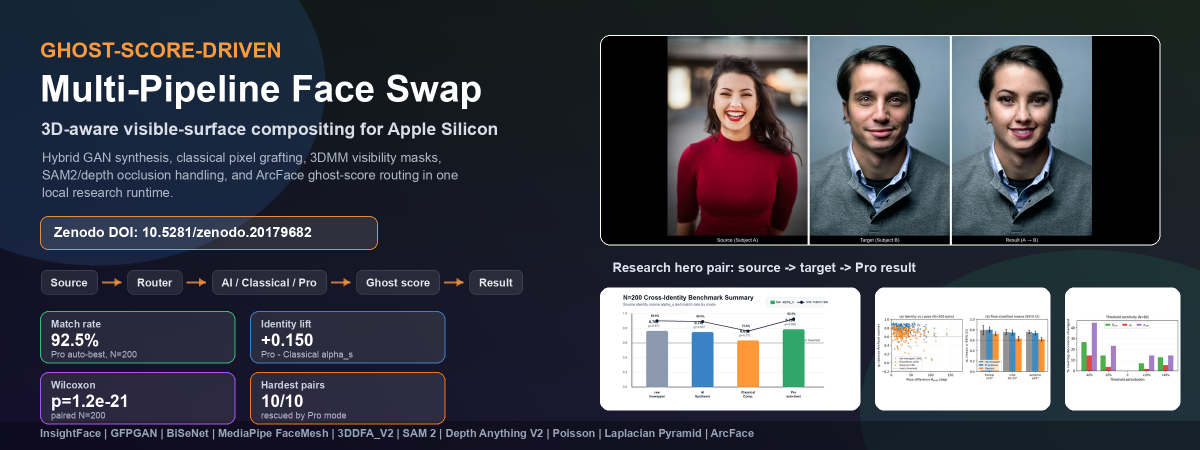
#> input picture docs/banner.png, 2400 x 900 px, found by its file name (shown at 1/2 size)
$ python build_demo.py
#> lines starting #> are read from the running program, lines starting #| are printed output that depends on the picture
"""Build a demo video of the Face Swap web app.

Captures real screenshots from the running FastAPI app at localhost:8000
using Playwright, then stitches them together with title cards, captions
and result reveals into a polished MP4 suitable for GitHub upload.
"""

from __future__ import annotations

import os
import shutil
import subprocess
import sys
import tempfile
import time
from pathlib import Path

from PIL import Image, ImageDraw, ImageFont

W, H = 1920, 1080  # 1080p
FPS = 30


def font(size: int, bold: bool = False) -> ImageFont.FreeTypeFont:
    for fp in ['/System/Library/Fonts/Supplemental/Arial Bold.ttf',
               '/Library/Fonts/Arial Bold.ttf',
               '/System/Library/Fonts/Supplemental/Arial.ttf',
               '/Library/Fonts/Arial.ttf']:
        if 'Bold' not in fp and bold:
            continue
        if os.path.exists(fp):
            return ImageFont.truetype(fp, size)
    return ImageFont.load_default()


def gradient_bg(w: int = W, h: int = H,
                top=(12, 14, 18), bot=(28, 32, 42)) -> Image.Image:
    g = Image.new('RGB', (w, h))
    gd = ImageDraw.Draw(g)
    for y in range(h):
        t = y / h
        gd.line([(0, y), (w, y)],
                 fill=tuple(int(top[i] + (bot[i] - top[i]) * t) for i in range(3)))
    return g


def title_card(headline: str, subline: str = '') -> Image.Image:
    img = gradient_bg()
    d = ImageDraw.Draw(img)
    fb = font(78, bold=True)
    bbox = d.textbbox((0, 0), headline, font=fb)
    tw, th = bbox[2] - bbox[0], bbox[3] - bbox[1]
    d.text(((W - tw) // 2, H // 2 - 80), headline,
           fill=(255, 255, 255), font=fb)
    if subline:
        fs = font(36)
        bbox = d.textbbox((0, 0), subline, font=fs)
        tw = bbox[2] - bbox[0]
        d.text(((W - tw) // 2, H // 2 + 20), subline,
               fill=(180, 190, 200), font=fs)
    return img


def frame_with_caption(content: Image.Image, caption_top: str = '',
                       caption_bot: str = '') -> Image.Image:
    """Place content centred, with bg gradient + optional captions."""
    bg = gradient_bg()
    d = ImageDraw.Draw(bg)
    if caption_top:
        ft = font(38, bold=True)
        bbox = d.textbbox((0, 0), caption_top, font=ft)
        tw = bbox[2] - bbox[0]
        d.text(((W - tw) // 2, 50), caption_top,
               fill=(255, 255, 255), font=ft)
    # Centre content
    cw, ch = content.size
    max_w, max_h = W - 200, H - 280
    s = min(max_w / cw, max_h / ch, 1.0)
    if s < 1.0:
        content = content.resize((int(cw * s), int(ch * s)), Image.LANCZOS)
        cw, ch = content.size
    cx = (W - cw) // 2
    cy = (H - ch) // 2 + (30 if caption_top else 0)
    # Drop shadow
    shadow = Image.new('RGBA', (cw + 40, ch + 40), (0, 0, 0, 0))
    ImageDraw.Draw(shadow).rectangle(
        [20, 20, cw + 20, ch + 20], fill=(0, 0, 0, 100))
    bg.paste(shadow, (cx - 20, cy - 20), shadow)
    bg.paste(content, (cx, cy))
    if caption_bot:
        fb = font(24)
        bbox = d.textbbox((0, 0), caption_bot, font=fb)
        tw = bbox[2] - bbox[0]
        d = ImageDraw.Draw(bg)
        d.text(((W - tw) // 2, H - 80), caption_bot,
               fill=(170, 180, 190), font=fb)
    return bg


# [40 lines left out: function grab_ui_screenshots, not called in this run]


def cmd_run(args, **kw):
    print(f'$ {" ".join(args)}')
    return subprocess.run(args, check=True, **kw)


def main():
    project = Path('/Users/karanchandradey/Face Swap')
    figs = project / 'paper/figures'
    docs = project / 'docs'
    docs.mkdir(exist_ok=True)
    ui_dir = docs / 'ui_shots'
    frames_dir = Path(tempfile.mkdtemp(prefix='demo_frames_'))
    print('frames -> ', frames_dir)

    # Step 1: capture UI screenshots if not already present
    if not (ui_dir / '04_options.png').exists():
        print('[1/4] capturing UI from localhost:8000...')
        grab_ui_screenshots(ui_dir)
    else:
        print('[1/4] UI screenshots already present')

    # Step 2: build the frame list
    print('[2/4] composing frames...')
    timeline = []  # (image, hold_seconds)

    # Intro title
    timeline += [
        (title_card('Ghost-Score-Driven', 'Multi-Pipeline Face Swap'), 2.5),
        (title_card('Apple-Silicon Native', 'On-device. No cloud.'), 2.0),
    ]
#> in gradient_bg, `g = Image.new('RGB', (w, h))`: g: PIL image 1920x1080 RGB; every value is 0
#> in title_card, `img = gradient_bg()`:
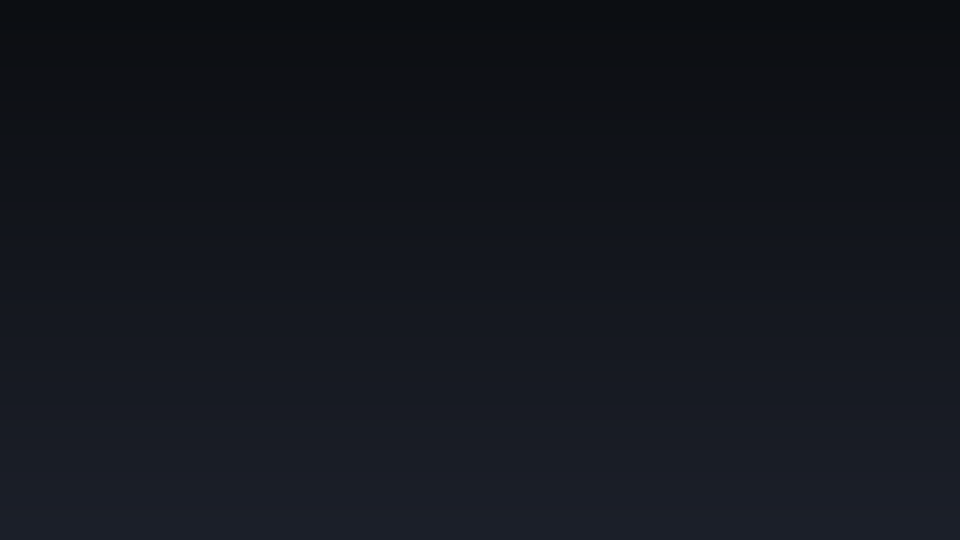
#> img: PIL image 1920x1080 RGB (shown at 1/2 size); mean R, G, B 19.5, 22.5, 29.5
#> in title_card, `bbox = d.textbbox((0, 0), headline, font=fb)`: bbox = (0, 2, 90, 10)
#> in title_card, `tw, th = bbox[2] - bbox[0], bbox[3] - bbox[1]`: tw = 90; th = 8
#> in title_card, `bbox = d.textbbox((0, 0), subline, font=fs)`: bbox = (0, 2, 119, 12)
#> in title_card, `tw = bbox[2] - bbox[0]`: tw = 119

    # Show banner
    banner = Image.open(docs / 'banner.png').convert('RGB')
#> banner is the input picture: PIL image 2400x900 RGB; mean R, G, B 70.6, 73, 82.3
    timeline.append((frame_with_caption(banner), 3.0))
#> in frame_with_caption, `content = content.resize((int(cw * s), int(ch * s)), Image.LANCZOS)`:
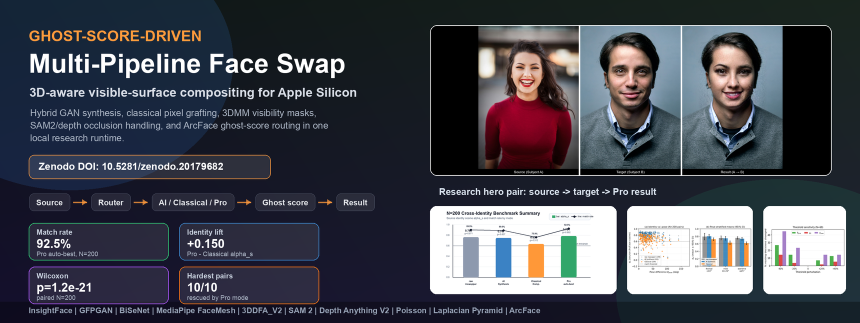
#> content: PIL image 1720x645 RGB (shown at 1/2 size); mean R, G, B 70.5, 73, 82.2
#> in frame_with_caption, `shadow = Image.new('RGBA', (cw + 40, ch + 40), (0, 0, 0, 0))`: shadow: PIL image 1760x685 RGBA; every value is 0
#> in frame_with_caption, `ImageDraw.Draw(shadow).rectangle( [20, 20, cw + 20, ch + 20], fill=(0,..`:
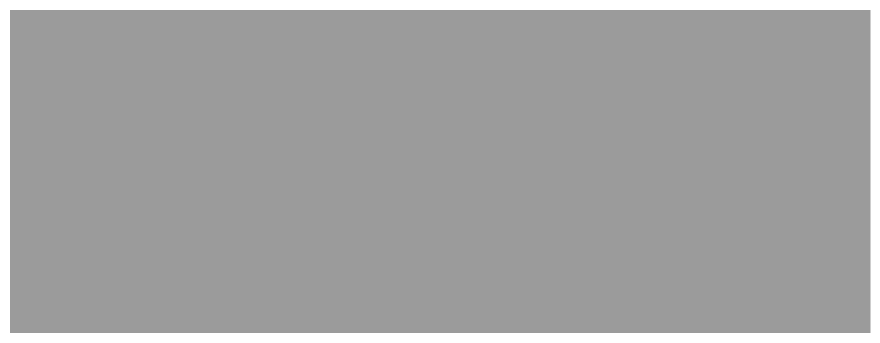
#> shadow: PIL image 1760x685 RGBA (shown at 1/2 size); mean R, G, B, A 0, 0, 0, 92.2; transparent parts drawn white
#> in frame_with_caption, `bg.paste(content, (cx, cy))`:
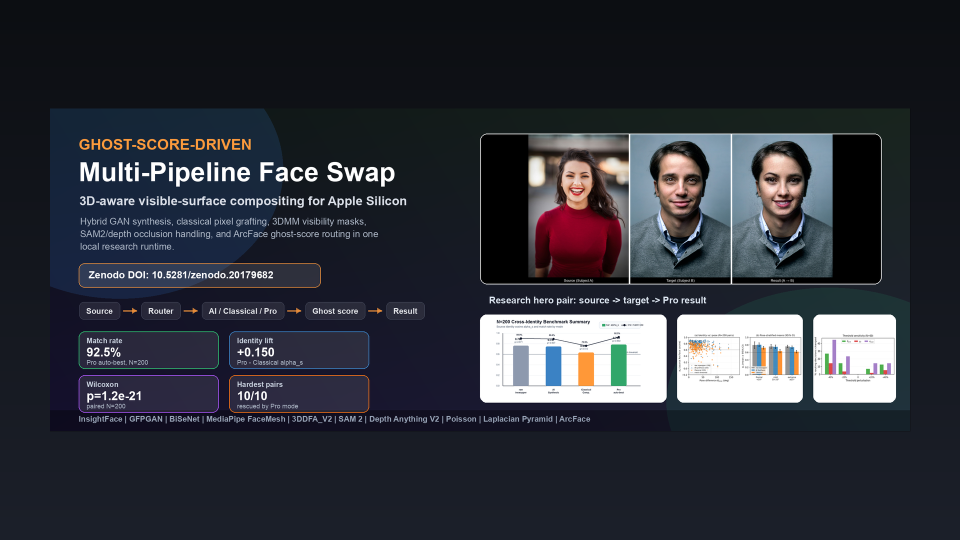
#> bg: PIL image 1920x1080 RGB (shown at 1/2 size); mean R, G, B 46.8, 49.5, 57.7

    # UI walk-through
    ui_steps = [
        ('01_landing.png',         'Open the local web UI',
         'http://localhost:8000 — FastAPI + static HTML/JS, no cloud calls'),
        ('02_source_uploaded.png', 'Upload the source face',
         'Drop in a portrait of the person whose identity you want to transplant'),
        ('03_both_uploaded.png',   'Add the target image',
         'Different subject. Cross-identity. Source-pixel graft preserves real skin detail.'),
        ('04_options.png',         'Pick a mode',
         'Classical · AI Synthesis · Pro (3D-aware adaptive)'),
    ]
    for fn, top, bot in ui_steps:
        try:
            im = Image.open(ui_dir / fn).convert('RGB')
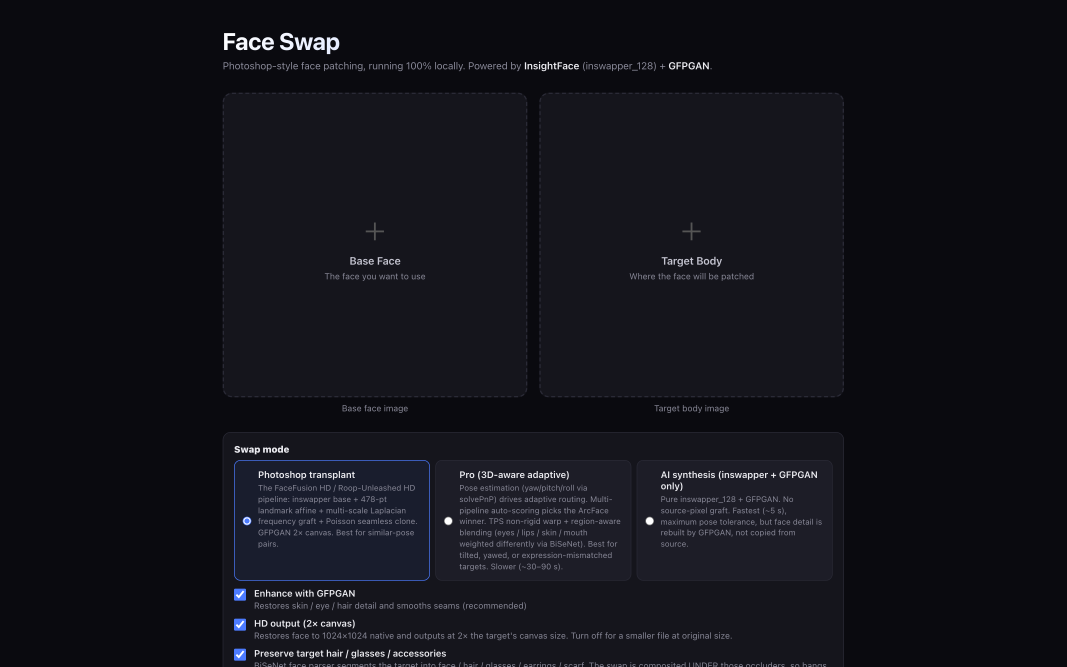
#> input picture docs/ui_shots/01_landing.png, 3200 x 2000 px, found by its file name (shown at 1/3 size)
#> im is the input picture: PIL image 3200x2000 RGB; mean R, G, B 18.2, 18.3, 25
            timeline.append((frame_with_caption(im, top, bot), 2.8))
#> call 2 of frame_with_caption, with caption_top = 'Open the local web UI'
#> in frame_with_caption (call 2), `bbox = d.textbbox((0, 0), caption_top, font=ft)`: bbox = (0, 2, 101, 12)
#> in frame_with_caption (call 2), `tw = bbox[2] - bbox[0]`: tw = 101
#> in frame_with_caption (call 2), `shadow = Image.new('RGBA', (cw + 40, ch + 40), (0, 0, 0, 0))`: shadow: PIL image 1320x840 RGBA; every value is 0
#> in frame_with_caption (call 2), `ImageDraw.Draw(shadow).rectangle( [20, 20, cw + 20, ch + 20], fill=(0,..`:
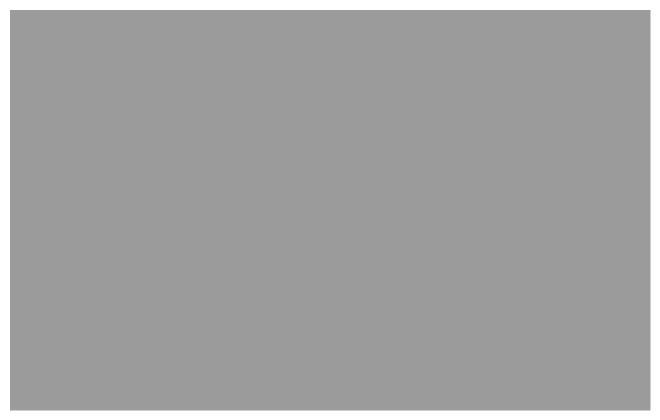
#> shadow: PIL image 1320x840 RGBA (shown at 1/2 size); mean R, G, B, A 0, 0, 0, 92.5; transparent parts drawn white
#> in frame_with_caption (call 2), `bg.paste(content, (cx, cy))`:
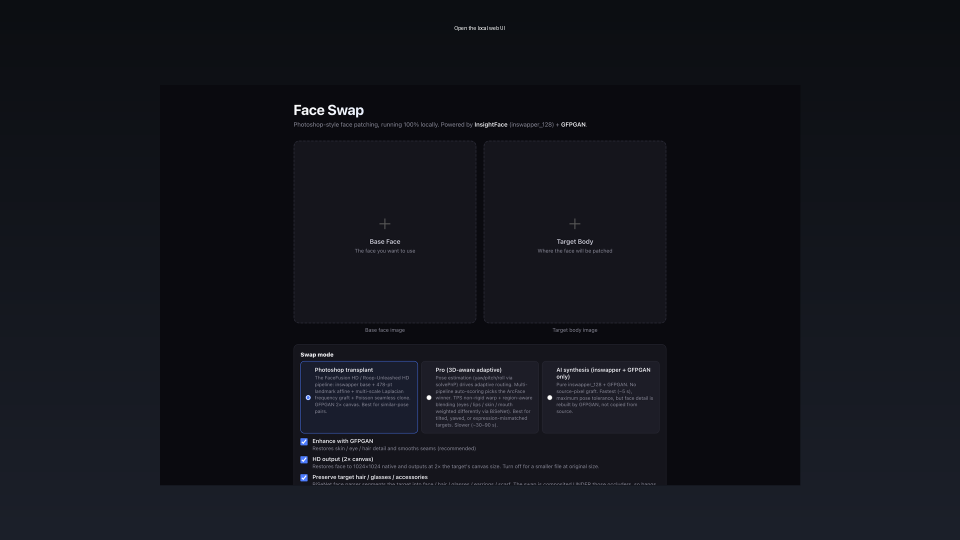
#> bg: PIL image 1920x1080 RGB (shown at 1/2 size); mean R, G, B 18.6, 20.2, 26.9
#> in frame_with_caption (call 2), `bbox = d.textbbox((0, 0), caption_bot, font=fb)`: bbox = (0, 2, 281, 12)
#> in frame_with_caption (call 2), `tw = bbox[2] - bbox[0]`: tw = 281
        except FileNotFoundError:
            print(f'  WARNING: missing {fn}')
#> pass 2 of the loop in main, `for fn, top, bot in ui_steps:`:
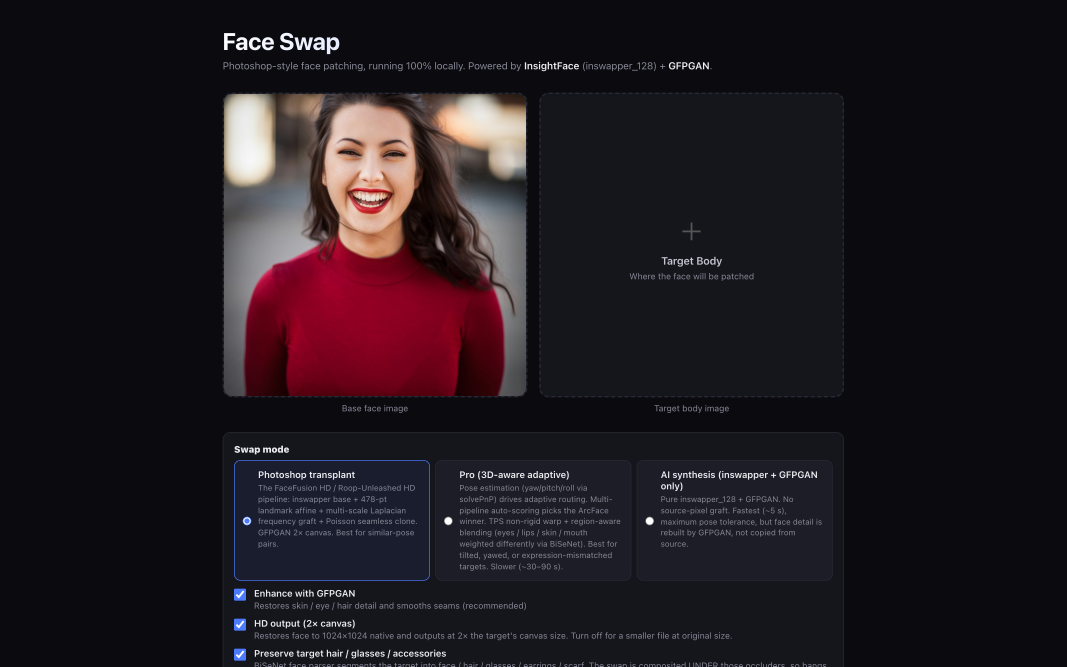
#> input picture docs/ui_shots/02_source_uploaded.png, 3200 x 2000 px, found by its file name (shown at 1/3 size)
#> in main, im is the input picture: PIL image 3200x2000 RGB; mean R, G, B 31.3, 24.8, 31.1
#> in frame_with_caption (call 3), `bbox = d.textbbox((0, 0), caption_top, font=ft)`: bbox = (0, 1, 104, 12)
#> in frame_with_caption (call 3), `tw = bbox[2] - bbox[0]`: tw = 104
#> in frame_with_caption (call 3), `bg.paste(shadow, (cx - 20, cy - 20), shadow)`:
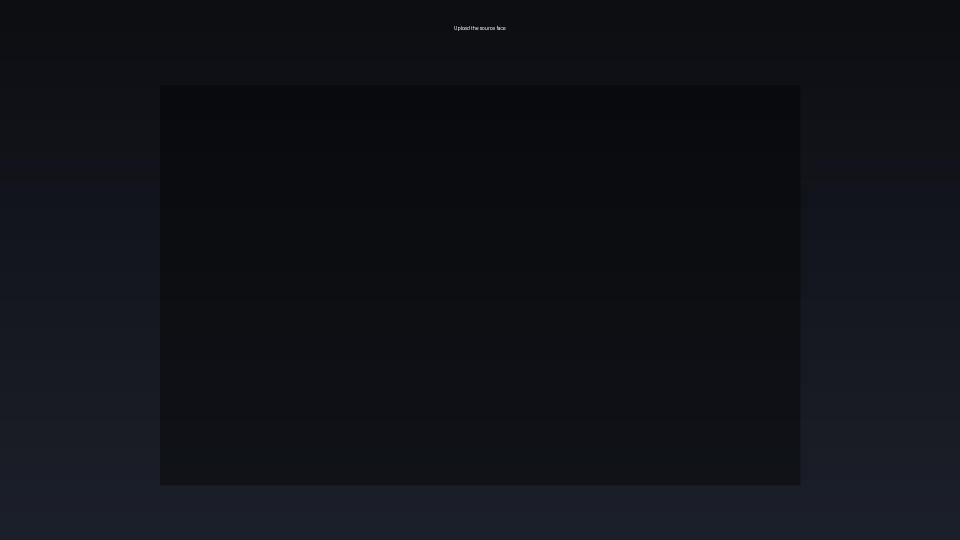
#> bg: PIL image 1920x1080 RGB (shown at 1/2 size); mean R, G, B 15.7, 18.1, 23.6
#> in frame_with_caption (call 3), `bg.paste(content, (cx, cy))`:
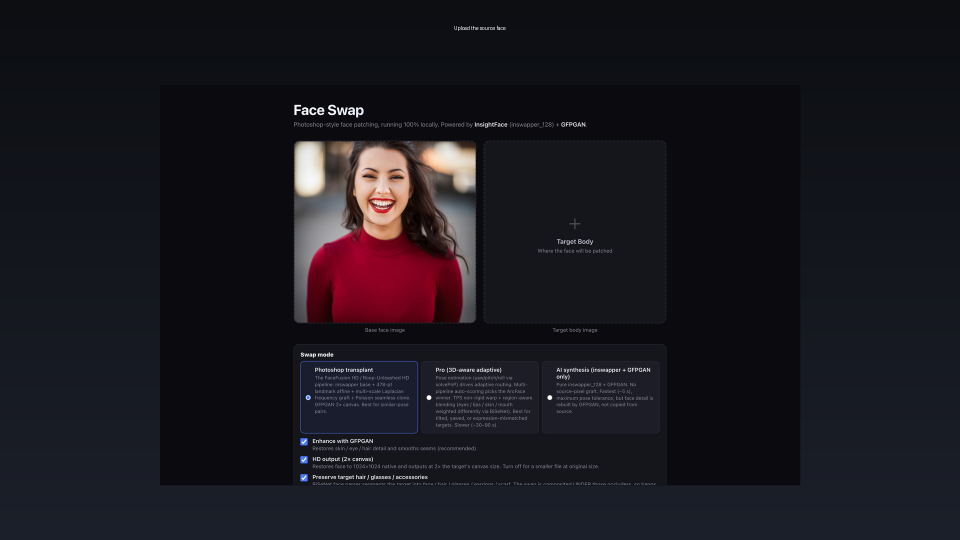
#> bg: PIL image 1920x1080 RGB (shown at 1/2 size); mean R, G, B 25.1, 23.4, 30
#> in frame_with_caption (call 3), `bbox = d.textbbox((0, 0), caption_bot, font=fb)`: bbox = (0, 1, 311, 12)
#> in frame_with_caption (call 3), `tw = bbox[2] - bbox[0]`: tw = 311
#> pass 3 of the loop in main, `for fn, top, bot in ui_steps:`:
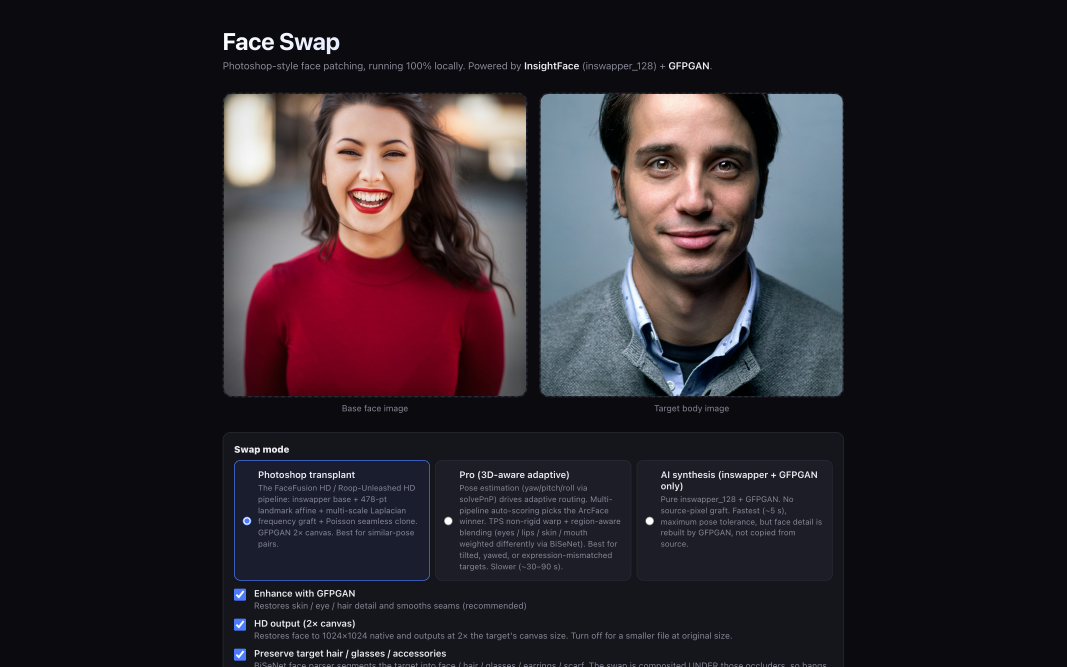
#> input picture docs/ui_shots/03_both_uploaded.png, 3200 x 2000 px, found by its file name (shown at 1/3 size)
#> in main, im is the input picture: PIL image 3200x2000 RGB; mean R, G, B 42.1, 36.2, 42.4
#> in frame_with_caption (call 4), `bbox = d.textbbox((0, 0), caption_top, font=ft)`: bbox = (0, 2, 96, 12)
#> in frame_with_caption (call 4), `tw = bbox[2] - bbox[0]`: tw = 96
#> in frame_with_caption (call 4), `bg.paste(shadow, (cx - 20, cy - 20), shadow)`:
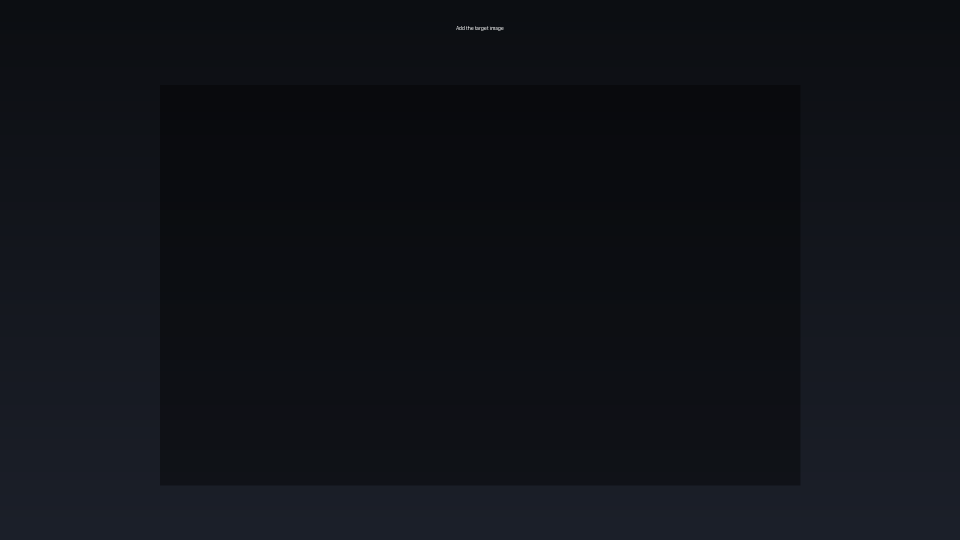
#> bg: PIL image 1920x1080 RGB (shown at 1/2 size); mean R, G, B 15.7, 18.1, 23.6
#> in frame_with_caption (call 4), `bg.paste(content, (cx, cy))`:
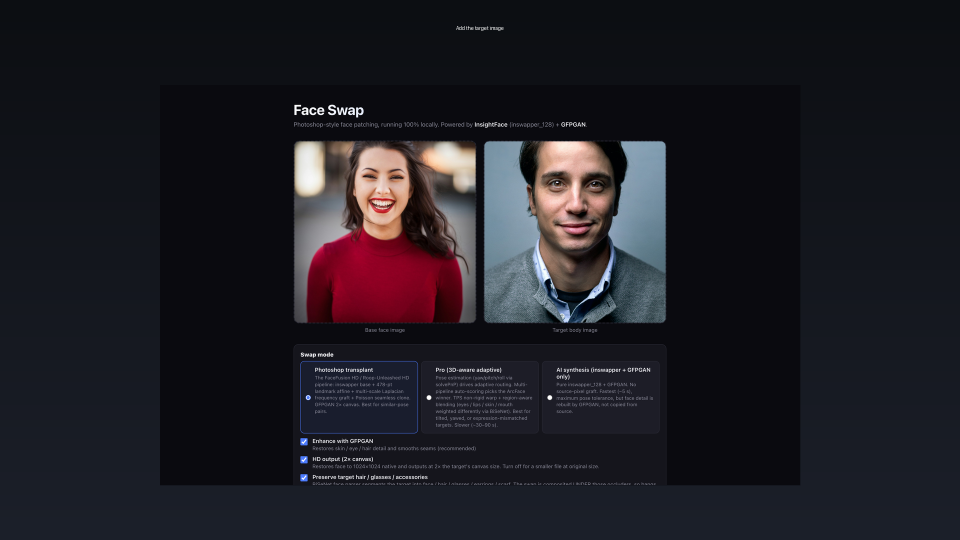
#> bg: PIL image 1920x1080 RGB (shown at 1/2 size); mean R, G, B 30.5, 29, 35.5
#> in frame_with_caption (call 4), `bbox = d.textbbox((0, 0), caption_bot, font=fb)`: bbox = (0, 1, 350, 12)
#> in frame_with_caption (call 4), `tw = bbox[2] - bbox[0]`: tw = 350
#> the loop made 4 passes; the first 3 are shown

    # Architecture preview
    arch = title_card('Inside the pipeline',
                       'Multi-pipeline auto-best · Ghost-score routing · HardPoseReplaceMode')
    timeline.append((arch, 2.0))

    # Result: triplet
#> (the run stopped early here; a loop or call above may not have finished)
